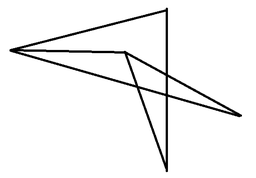
#> input picture example.png, 256 x 178 px, shrunk from 564 x 392 before the run
$ python intersections.py example.png
#> lines starting #> are read from the running program, lines starting #| are printed output that depends on the picture; after the words box and inside, x2 and y2 are one past the last pixel; in counts of white or black regions, pixels touching at a corner belong together
import argparse
import math

import PIL.Image
import numpy as np


class Point:
    '''Implementation of point/vector primitive. Supports addition, subtraction,
    calculating length, dot and cross products.'''

    def __init__(self, x, y):
        self.x = x
        self.y = y
        self.could_be_intersection = False

    def __eq__(self, other):
        return self.x == other.x and self.y == other.y

    def __add__(self, other):
        x = self.x + other.x
        y = self.y + other.y
        return Point(x, y)

    def __sub__(self, other):
        x = self.x - other.x
        y = self.y - other.y
        return Point(x, y)

    def __mul__(self, other):
        '''Dot product'''
        return self.x * other.x + self.y * other.y

    def __pow__(self, other):
        '''Cross product'''
        return self.x * other.y - self.y * other.x

    def len(self):
        return math.sqrt(self.x * self.x + self.y * self.y)


def initialize_parser_and_get_arguments():
    '''Self-explanatory. Returns filename of the file we are processing,
    the amount of vertices as well as the name of the resulting file (if given)'''
    parser = argparse.ArgumentParser(
        description='This program takes an image of a graph in .png format and finds the amount of edge intersections this graph has.')
    parser.add_argument('filename', type=str, help='image of the graph')
    parser.add_argument('-v', '--vertices', type=int,
                        help='the number of vertices', required=False)
    parser.add_argument('-s', '--save-image', type=str,
                        help='save image with colored intersections',
                        required=False)
    args = parser.parse_args()

    return args.filename, args.vertices, args.save_image


def in_bounds_and_colored(a: Point, img_data: np.array):
    '''Checks if the point has correct coordinates and if it's black.'''
    width, height = img_data.shape
    return a.x >= 0 and a.y >= 0 and a.x < width and a.y < height and \
           img_data[a.x][a.y]


def in_bounds(a: Point, img_data: np.array):
    '''Checks if the point has correct coordinates.'''
    width, height = img_data.shape
    return a.x >= 0 and a.y >= 0 and a.x < width and a.y < height


def could_be_intersection(a: Point, img_data: np.array):
    '''Self-explanatory. Checks if this point could be the intersection of 2 or more edges.'''
    if not img_data[a.x][a.y]:
        return False
    max_radius = 17
    radius_step = 3
    min_radius = 5
    radius = range(max_radius, min_radius, -radius_step)

    num_steps = 10
    angle_step = math.pi / num_steps
    current_angle = 0
    count = 0

    for i in range(num_steps):
        is_accepted = True
        for r in radius:
            add_vector = Point(round(r * math.cos(current_angle)),
                               round(r * math.sin(current_angle)))
            b = a + add_vector
            c = a - add_vector
            if not (in_bounds_and_colored(b,
                                          img_data) and in_bounds_and_colored(
                    c, img_data)):
                is_accepted = False

        count += is_accepted
        current_angle += angle_step

    return count >= 2


def find_intersections(img_data: np.array):
    '''
    This method takes image in the form of numpy array of zeroes and ones,
    scanning all the points that could be intersections, checking them and
    cutting off all the points that could not be intersections.
    It returns the list of points that are intersections.
    '''

    width, height = img_data.shape
    used = np.zeros(img_data.shape)
    limit = 30
    intersections = []
    for x in range(width):
        for y in range(height):
            if used[x][y] or not img_data[x][y]:
                continue
            point = Point(x, y)
            if could_be_intersection(point, img_data):
                intersections.append(point)
                for hor in range(-limit, limit):
                    for vert in range(-limit, limit):
                        if in_bounds_and_colored(point + Point(hor, vert),
                                                 img_data):
                            used[point.x + hor][point.y + vert] = True

    return intersections


def save_image(image: PIL.Image, nodes: list[Point], res_path: str,
               pixel_size=5):
    '''Saves image with marked intersections. Specifies the size of dots.'''
    image = image.convert('RGB')
    for point in nodes:
        x = point.x
        y = point.y
        for i in range(-pixel_size, pixel_size):
            for j in range(-pixel_size, pixel_size):
                image.putpixel((y + i, x + j), (255, 0, 0))
    image.save(res_path)


if __name__ == '__main__':
    filename, vertices, res_path = initialize_parser_and_get_arguments()
    image = PIL.Image.open(filename)
#> image is the input picture: PIL image 256x178 RGBA; mean R, G, B, A 243.4, 243.4, 243.4, 255
    greyscale_image = image.convert('L')  # convert to grayscale
    img_data = np.array(
        greyscale_image) == 0  # now True means the pixel is black
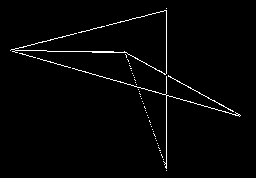
#> img_data: shape (178, 256) bool; 1.9% white in thin lines or dots, all inside (x1, y1, x2, y2) = (10, 8, 241, 171)

    intersections = find_intersections(img_data)
#> after the loop in find_intersections, `for x in range(width):`: used: shape (178, 256) float64; every value is 0

    print(len(intersections), 'intersections found')
#| 0 intersections found

    if res_path != None:
        save_image(image, intersections, res_path)
